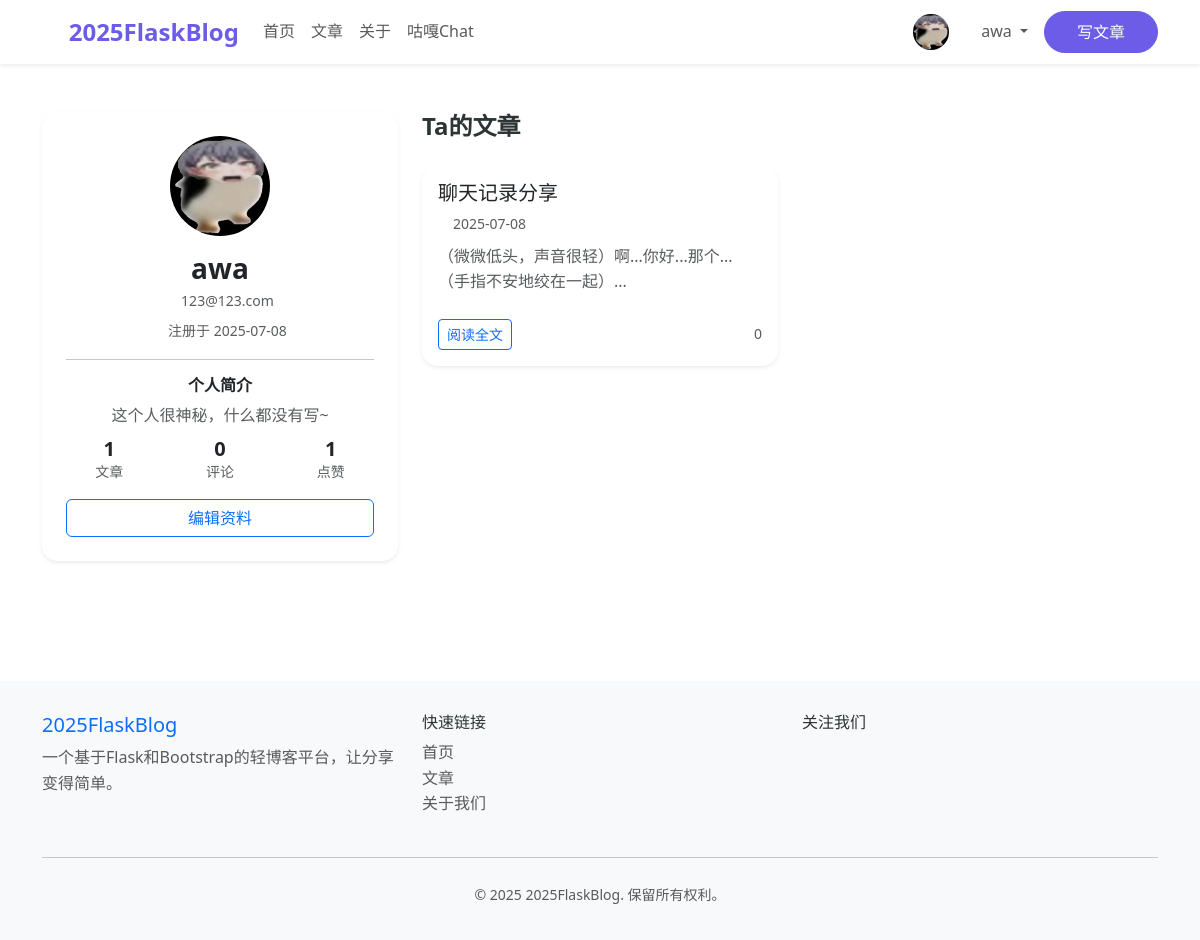
The app's page /user/1 (signed in), older data.
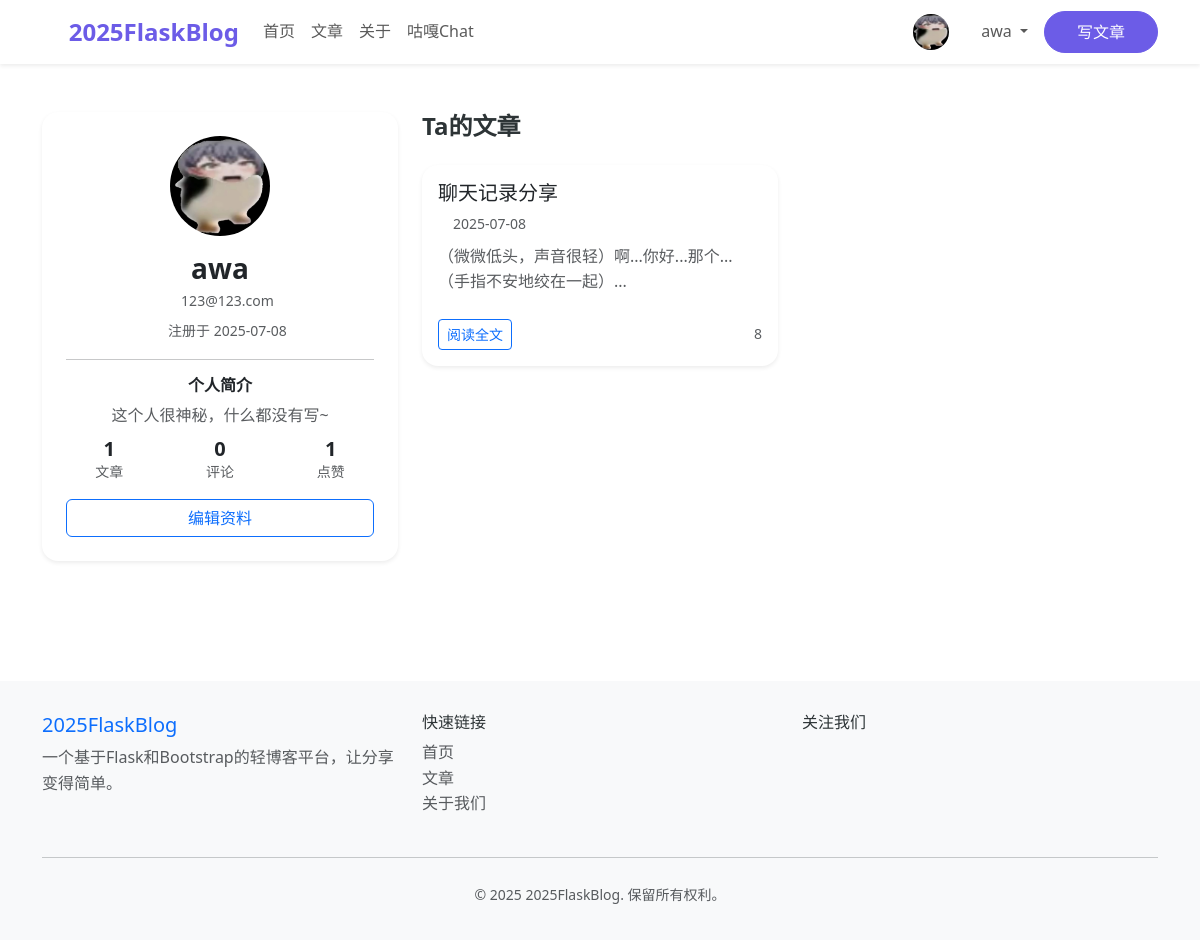
The same page, newer data.
### app/models.py (models this page shows, shortened)
class User(UserMixin, db.Model):
    __tablename__ = 'users'
    id = db.Column(db.Integer, primary_key=True)
    username = db.Column(db.String(80), unique=True, nullable=False, index=True)
    email = db.Column(db.String(120), unique=True, nullable=False, index=True)
    password_hash = db.Column(db.String(255), nullable=False)
    first_name = db.Column(db.String(50), nullable=True)
    last_name = db.Column(db.String(50), nullable=True)
    bio = db.Column(db.Text, nullable=True)
    avatar_url = db.Column(db.String(255), nullable=True)
    is_active = db.Column(db.Boolean, default=True)
    is_admin = db.Column(db.Boolean, default=False)
    created_at = db.Column(db.DateTime, default=lambda: datetime.now(timezone.utc))
    updated_at = db.Column(db.DateTime, default=lambda: datetime.now(timezone.utc), onupdate=lambda: datetime.now(timezone.utc))
    last_login = db.Column(db.DateTime, nullable=True)
    posts = db.relationship('Post', backref='author', lazy='dynamic', cascade='all, delete-orphan')
    comments = db.relationship('Comment', backref='author', lazy='dynamic', cascade='all, delete-orphan')
    likes = db.relationship('Like', backref='author', lazy='dynamic', cascade='all, delete-orphan')

class Post(db.Model):
    __tablename__ = 'posts'
    id = db.Column(db.Integer, primary_key=True)
    title = db.Column(db.String(120), nullable=False)
    content = db.Column(db.Text, nullable=False)
    summary = db.Column(db.String(255))
    created_at = db.Column(db.DateTime, default=lambda: datetime.now(timezone.utc))
    updated_at = db.Column(db.DateTime, default=lambda: datetime.now(timezone.utc), onupdate=lambda: datetime.now(timezone.utc))
    views = db.Column(db.Integer, default=0)
    author_id = db.Column(db.Integer, db.ForeignKey('users.id'), nullable=False)
    is_published = db.Column(db.Boolean, default=True)
    is_featured = db.Column(db.Boolean, default=False)
    is_deleted = db.Column(db.Boolean, default=False)
    is_chat_share = db.Column(db.Boolean, default=False)  # 是否为聊天记录分享
    conversation_id = db.Column(db.Integer, db.ForeignKey('conversations.id'), nullable=True)  # 关联的聊天会话
    comments = db.relationship('Comment', backref='post', lazy='dynamic', cascade='all, delete-orphan')
    likes = db.relationship('Like', backref='post', lazy='dynamic', cascade='all, delete-orphan')
    conversation = db.relationship('Conversation', backref='shared_posts')  # 关联的聊天会话

### app/routes.py (the view)
@main_bp.route('/user/<int:user_id>')
def user_profile(user_id):
    user = User.query.get_or_404(user_id)
    posts = Post.query.filter_by(author_id=user.id, is_deleted=False).order_by(Post.created_at.desc()).all()
    return render_template('user/profile.html', user=user, posts=posts)

### app.py (called while the page is built)
@app.context_processor
def inject_user():
    return dict(current_user=current_user)

### app/__init__.py (called while the page is built)
def create_app(config_class=Config):
    app = Flask(__name__)
    app.config.from_object(config_class)
    db.init_app(app)
    login_manager.init_app(app)
    migrate.init_app(app, db)
    bcrypt.init_app(app)
    login_manager.login_view = 'main.login'
    login_manager.login_message = '请先登录才能访问此页面。'
    login_manager.login_message_category = 'info'
    @login_manager.user_loader
    def load_user(user_id):
        from app.models import User
        return User.query.get(int(user_id))
    from app.routes import main_bp
    from app.guga_chat import guga_chat_bp
    app.register_blueprint(main_bp)
    app.register_blueprint(guga_chat_bp)
    @app.template_filter('nl2br')
    def nl2br_filter(text):
        """将换行符转换为HTML的<br>标签"""
        if text is None:
            return ''
        return text.replace('\n', '<br>')
    return app

### app/templates/user/profile.html (shortened to what this page needs)
{% extends "base.html" %}
{% block extra_css %}
<link rel="stylesheet" href="{{ url_for('static', filename='css/github.min.css') }}">
{% endblock %}
{% block content %}
<div class="container py-5">
    <div class="row">
        <div class="col-md-4 mb-4">
            <div class="card shadow-sm border-0 rounded-4">
                <div class="card-body p-4 text-center">
                    <img src="{{ user.avatar_url or url_for('static', filename='img/default_avatar.png') }}" class="rounded-circle mb-3" width="100" height="100" alt="头像">
                    <h3 class="fw-bold mb-1">{{ user.username }}</h3>
                    <div class="text-muted small mb-2">
                        <i class="fas fa-envelope me-1"></i>{{ user.email }}
                    </div>
                    <div class="text-muted small mb-2">
                        <i class="fas fa-calendar-alt me-1"></i>注册于 {{ user.created_at.strftime('%Y-%m-%d') if user.created_at else '' }}
                    </div>
                    <hr>
                    <h6 class="fw-bold">个人简介</h6>
                    <p class="text-muted mb-2">{{ user.bio or '这个人很神秘，什么都没有写~' }}</p>
                    <div class="row text-center mb-2">
                        <div class="col-4">
                            <div class="fw-bold h5 mb-0">{{ user.posts.count() }}</div>
                            <div class="text-muted small">文章</div>
                        </div>
                        <div class="col-4">
                            <div class="fw-bold h5 mb-0">{{ user.comments.count() }}</div>
                            <div class="text-muted small">评论</div>
                        </div>
                        <div class="col-4">
                            <div class="fw-bold h5 mb-0">{{ user.likes.count() }}</div>
                            <div class="text-muted small">点赞</div>
                        </div>
                    </div>
                    {% if current_user.is_authenticated and current_user.id == user.id %}
                    <a href="{{ url_for('main.edit_profile', user_id=user.id) }}" class="btn btn-outline-primary w-100 mt-2">编辑资料</a>
                    {% endif %}
                </div>
            </div>
        </div>
        <div class="col-md-8">
            <h4 class="fw-bold mb-4">Ta的文章</h4>
            <div class="row g-4">
                {% if posts %}
                    {% for post in posts %}
                    <div class="col-12 col-md-6">
                        <div class="card h-100 shadow-sm border-0 rounded-4">
                            <div class="card-body d-flex flex-column">
                                <h5 class="card-title mb-2">
                                    <a href="{{ url_for('main.post_detail', post_id=post.id) }}" class="text-decoration-none text-dark">
                                        {{ post.title }}
                                    </a>
                                </h5>
                                <div class="mb-2 text-muted small">
                                    <i class="fas fa-clock me-1"></i>{{ post.created_at.strftime('%Y-%m-%d') }}
                                </div>
                                <div class="card-text text-muted flex-grow-1 article-preview" id="preview-{{ post.id }}">
                                </div>
                                <div class="mt-2 d-flex justify-content-between align-items-center">
                                    <a href="{{ url_for('main.post_detail', post_id=post.id) }}" class="btn btn-sm btn-outline-primary">阅读全文</a>
                                    <div class="text-muted small">
                                        <i class="fas fa-eye me-1"></i>{{ post.views or 0 }}
                                    </div>
                                </div>
                            </div>
                        </div>
                    </div>
                    {% endfor %}
                {% else %}
                    <div class="col-12">
                        <div class="alert alert-info text-center mb-0">
                            暂无文章。
                        </div>
                    </div>
                {% endif %}
            </div>
        </div>
    </div>
</div>
{% endblock %}

### app/templates/base.html (shortened to what this page needs)
<!DOCTYPE html>
<html lang="zh-CN">
<head>
    <link href="{{ url_for('static', filename='css/bootstrap.min.css') }}" rel="stylesheet">
    {% block extra_css %}{% endblock %}
</head>
<body>
    <nav class="navbar navbar-expand-lg navbar-light bg-white shadow-sm sticky-top">
        <div class="container">
            <a class="navbar-brand" href="{{ url_for('main.index') }}">
                <i class="fas fa-blog me-2"></i>2025FlaskBlog
            </a>
            <div class="collapse navbar-collapse" id="navbarNav">
                <ul class="navbar-nav me-auto">
                    <li class="nav-item">
                        <a class="nav-link" href="{{ url_for('main.index') }}">首页</a>
                    </li>
                    <li class="nav-item">
                        <a class="nav-link" href="{{ url_for('main.post_list') }}">文章</a>
                    </li>
                    <li class="nav-item">
                        <a class="nav-link" href="{{ url_for('main.about') }}">关于</a>
                    </li>
                    <li class="nav-item">
                        <a class="nav-link" href="{{ url_for('main.guga') }}">咕嘎Chat</a>
                </ul>
                <ul class="navbar-nav">
                    {% if current_user.is_authenticated %}
                        <li class="nav-item d-flex align-items-center">
                            <a href="{{ url_for('main.user_profile', user_id=current_user.id) }}" class="nav-link p-0 me-2">
                                <img src="{{ current_user.avatar_url or url_for('static', filename='img/default_avatar.png') }}" alt="头像" class="rounded-circle" width="36" height="36" style="object-fit:cover;">
                            </a>
                        </li>
                        <li class="nav-item dropdown">
                            <a class="nav-link dropdown-toggle" href="#" id="navbarDropdown" role="button" data-bs-toggle="dropdown">
                                <i class="fas fa-user me-1"></i>{{ current_user.username }}
                            </a>
                        </li>
                        <li class="nav-item">
                            <a class="btn btn-primary ms-2" href="{{ url_for('main.create_post') }}">写文章</a>
                        </li>
                    {% endif %}
                </ul>
            </div>
        </div>
    </nav>
    <main>
        {% block content %}{% endblock %}
    </main>
    <footer class="footer">
        <div class="container">
            <div class="row">
                <div class="col-md-4">
                    <h5 class="text-primary">2025FlaskBlog</h5>
                    <p class="text-muted">一个基于Flask和Bootstrap的轻博客平台，让分享变得简单。</p>
                </div>
                <div class="col-md-4">
                    <h6>快速链接</h6>
                    <ul class="list-unstyled">
                        <li><a href="{{ url_for('main.index') }}" class="text-muted text-decoration-none">首页</a></li>
                        <li><a href="{{ url_for('main.post_list') }}" class="text-muted text-decoration-none">文章</a></li>
                        <li><a href="{{ url_for('main.about') }}" class="text-muted text-decoration-none">关于我们</a></li>
                    </ul>
                </div>
                <div class="col-md-4">
                    <h6>关注我们</h6>
                    <div class="d-flex gap-3">
                        <a href="#" class="text-muted"><i class="fab fa-github fa-lg"></i></a>
                        <a href="#" class="text-muted"><i class="fab fa-twitter fa-lg"></i></a>
                        <a href="#" class="text-muted"><i class="fab fa-linkedin fa-lg"></i></a>
                    </div>
                </div>
            </div>
            <hr class="my-4">
            <div class="text-center text-muted">
                <small>&copy; 2025 2025FlaskBlog. 保留所有权利。</small>
            </div>
        </div>
    </footer>
    <link rel="stylesheet" href="{{ url_for('static', filename='css/all.min.css') }}">
</body>
</html>

Row changes from the older to the newer data that the page shows:
changed Post "聊天记录分享": views "0" → "8"
